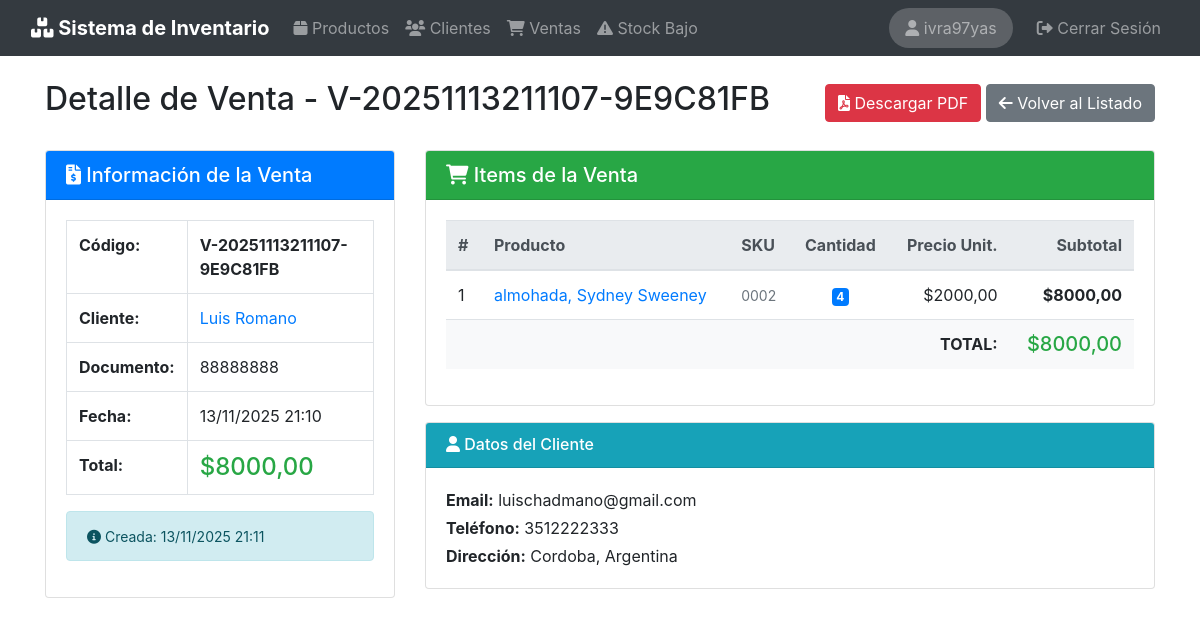
The app's page /ventas/3/ (signed in) with its own data.
### ventas/models.py (models this page shows, shortened)
class Venta(models.Model):
    codigo_venta = models.CharField(
        "Código de Venta",
        max_length=50,
        unique=True,
        editable=False,
        help_text="Código único de la venta"
    )
    cliente = models.ForeignKey(
        Cliente,
        on_delete=models.PROTECT,
        related_name='ventas',
        verbose_name="Cliente"
    )
    fecha = models.DateTimeField("Fecha de Venta", default=timezone.now)
    total = models.DecimalField(
        "Total",
        max_digits=10,
        decimal_places=2,
        default=0,
        help_text="Total de la venta"
    )
    fecha_creacion = models.DateTimeField("Fecha de creación", auto_now_add=True)
    class Meta:
        verbose_name = 'Venta'
        verbose_name_plural = 'Ventas'
        ordering = ['-fecha']

class ItemVenta(models.Model):
    venta = models.ForeignKey(
        Venta,
        on_delete=models.CASCADE,
        related_name='items',
        verbose_name="Venta"
    )
    producto = models.ForeignKey(
        Producto,
        on_delete=models.PROTECT,
        verbose_name="Producto"
    )
    cantidad = models.IntegerField("Cantidad", default=1)
    precio_unitario = models.DecimalField(
        "Precio Unitario",
        max_digits=10,
        decimal_places=2,
        help_text="Precio del producto al momento de la venta"
    )
    subtotal = models.DecimalField(
        "Subtotal",
        max_digits=10,
        decimal_places=2,
        default=0
    )
    class Meta:
        verbose_name = 'Item de Venta'
        verbose_name_plural = 'Items de Venta'
        ordering = ['id']

### clientes/models.py (models this page shows, shortened)
class Cliente(models.Model):
    nombre = models.CharField("Nombre", max_length=100)
    apellido = models.CharField("Apellido", max_length=100)
    numero_documento = models.CharField(
        "Número de Documento",
        max_length=20,
        unique=True,
        help_text="Número de documento único del cliente"
    )
    email = models.EmailField(
        "E-mail",
        max_length=254,
        validators=[EmailValidator()],
        help_text="Correo electrónico del cliente"
    )
    telefono = models.CharField(
        "Teléfono",
        max_length=20,
        help_text="Número de teléfono de contacto"
    )
    direccion = models.TextField(
        "Dirección",
        max_length=300,
        help_text="Dirección completa del cliente"
    )
    fecha_creacion = models.DateTimeField("Fecha de creación", auto_now_add=True)
    fecha_actualizacion = models.DateTimeField("Última actualización", auto_now=True)
    class Meta:
        verbose_name = 'Cliente'
        verbose_name_plural = 'Clientes'
        ordering = ['apellido', 'nombre']
    @property
    def nombre_completo(self):
        return f"{self.nombre} {self.apellido}"

### productos/models.py (models this page shows, shortened)
class Producto(models.Model):
    sku = models.CharField("SKU", max_length=50, unique=True, help_text="Código de identificación único")
    nombre = models.CharField("Nombre", max_length=50)
    descripcion = models.CharField("Descripcion", max_length=200)
    precio = models.DecimalField("Precio", max_digits=10, decimal_places=2)
    stock = models.IntegerField(default=0)
    stock_minimo = models.IntegerField(default=5, verbose_name="Stock Minimo")
    imagen = models.ImageField(
        "Imagen",
        upload_to=get_image_path,
        validators=[validate_image_size],
        blank=True,
        null=True,
        help_text="Formatos permitidos: jpg, png, gif. Tamaño maximo: 5MB"
    )
    fecha_creacion = models.DateTimeField("Fecha de creacion", auto_now_add=True)
    fecha_actualizacion = models.DateTimeField("Fecha de creacion", auto_now=True)
    class Meta:
        verbose_name = 'Producto'
        verbose_name_plural = 'Productos'
        ordering = ['nombre']

### ventas/views.py (the view)
# urls.py: path('<int:pk>/', views.VentaDetailView.as_view(), name='venta_detail'),
class VentaDetailView(LoginRequiredMixin, DetailView):
    model = Venta
    template_name = "ventas/venta_detail.html"
    context_object_name = "venta"
    def get_context_data(self, **kwargs):
        context = super().get_context_data(**kwargs)
        context['items'] = self.object.items.select_related('producto').all()
        return context

### templates/ventas/venta_detail.html (shortened to what this page needs)
{% extends 'base.html' %}
{% load bootstrap4 %}
{% block header %}Detalle de Venta - {{ venta.codigo_venta }}{% endblock %}
{% block extra_buttons %}
<div>
    <a href="{% url 'ventas:venta_pdf' venta.pk %}" class="btn btn-danger" target="_blank">
        <i class="fas fa-file-pdf"></i> Descargar PDF
    </a>
    <a href="{% url 'ventas:venta_list' %}" class="btn btn-secondary">
        <i class="fas fa-arrow-left"></i> Volver al Listado
    </a>
</div>
{% endblock %}
{% block content %}
<div class="row">
    <div class="col-md-4">
        <div class="card">
            <div class="card-header bg-primary text-white">
                <h5 class="mb-0"><i class="fas fa-file-invoice-dollar"></i> Información de la Venta</h5>
            </div>
            <div class="card-body">
                <table class="table table-bordered">
                    <tr>
                        <th>Código:</th>
                        <td><strong>{{ venta.codigo_venta }}</strong></td>
                    </tr>
                    <tr>
                        <th>Cliente:</th>
                        <td>
                            <a href="{% url 'clientes:cliente_detail' venta.cliente.pk %}">
                                {{ venta.cliente.nombre_completo }}
                            </a>
                        </td>
                    </tr>
                    <tr>
                        <th>Documento:</th>
                        <td>{{ venta.cliente.numero_documento }}</td>
                    </tr>
                    <tr>
                        <th>Fecha:</th>
                        <td>{{ venta.fecha|date:"d/m/Y H:i" }}</td>
                    </tr>
                    <tr>
                        <th>Total:</th>
                        <td><strong class="text-success h4">${{ venta.total }}</strong></td>
                    </tr>
                </table>
                <div class="alert alert-info mt-3">
                    <small>
                        <i class="fas fa-info-circle"></i>
                        Creada: {{ venta.fecha_creacion|date:"d/m/Y H:i" }}
                    </small>
                </div>
            </div>
        </div>
    </div>
    <div class="col-md-8">
        <div class="card">
            <div class="card-header bg-success text-white">
                <h5 class="mb-0"><i class="fas fa-shopping-cart"></i> Items de la Venta</h5>
            </div>
            <div class="card-body">
                {% if items %}
                <div class="table-responsive">
                    <table class="table table-hover">
                        <thead class="thead-light">
                            <tr>
                                <th>#</th>
                                <th>Producto</th>
                                <th>SKU</th>
                                <th class="text-center">Cantidad</th>
                                <th class="text-right">Precio Unit.</th>
                                <th class="text-right">Subtotal</th>
                            </tr>
                        </thead>
                        <tbody>
                            {% for item in items %}
                            <tr>
                                <td>{{ forloop.counter }}</td>
                                <td>
                                    <a href="{% url 'productos:producto_detail' item.producto.pk %}">
                                        {{ item.producto.nombre }}
                                    </a>
                                </td>
                                <td><small class="text-muted">{{ item.producto.sku }}</small></td>
                                <td class="text-center">
                                    <span class="badge badge-primary">{{ item.cantidad }}</span>
                                </td>
                                <td class="text-right">${{ item.precio_unitario }}</td>
                                <td class="text-right"><strong>${{ item.subtotal }}</strong></td>
                            </tr>
                            {% endfor %}
                        </tbody>
                        <tfoot class="bg-light">
                            <tr>
                                <td colspan="5" class="text-right"><strong>TOTAL:</strong></td>
                                <td class="text-right">
                                    <strong class="text-success h5">${{ venta.total }}</strong>
                                </td>
                            </tr>
                        </tfoot>
                    </table>
                </div>
                {% else %}
                <div class="alert alert-warning">
                    <i class="fas fa-exclamation-triangle"></i> Esta venta no tiene items.
                </div>
                {% endif %}
            </div>
        </div>
        <div class="card mt-3">
            <div class="card-header bg-info text-white">
                <h6 class="mb-0"><i class="fas fa-user"></i> Datos del Cliente</h6>
            </div>
            <div class="card-body">
                <p class="mb-1"><strong>Email:</strong> {{ venta.cliente.email }}</p>
                <p class="mb-1"><strong>Teléfono:</strong> {{ venta.cliente.telefono }}</p>
                <p class="mb-0"><strong>Dirección:</strong> {{ venta.cliente.direccion }}</p>
            </div>
        </div>
    </div>
</div>
{% endblock %}

### templates/base.html (shortened to what this page needs)
{% load bootstrap4 %}
{% load static %}
<!DOCTYPE html>
<html lang="es">
<head>
    {% bootstrap_css %}
    <link rel="stylesheet" href="https://cdnjs.cloudflare.com/ajax/libs/font-awesome/6.0.0/css/all.min.css">
</head>
<body>
    <nav class="navbar navbar-expand-lg navbar-dark bg-dark">
        <div class="container-fluid">
            <a class="navbar-brand" href="{% url 'productos:producto_list' %}">
                <i class="fas fa-boxes"></i> Sistema de Inventario
            </a>
            <div class="collapse navbar-collapse" id="navbarNav">
                <ul class="navbar-nav mr-auto">
                    <li class="nav-item">
                        <a class="nav-link" href="{% url 'productos:producto_list' %}">
                            <i class="fas fa-box"></i> Productos
                        </a>
                    </li>
                    <li class="nav-item">
                        <a class="nav-link" href="{% url 'clientes:cliente_list' %}">
                            <i class="fas fa-users"></i> Clientes
                        </a>
                    </li>
                    <li class="nav-item">
                        <a class="nav-link" href="{% url 'ventas:venta_list' %}">
                            <i class="fas fa-shopping-cart"></i> Ventas
                        </a>
                    </li>
                    <li class="nav-item">
                        <a class="nav-link" href="{% url 'productos:stock_bajo_list' %}">
                            <i class="fas fa-exclamation-triangle"></i> Stock Bajo
                        </a>
                    </li>
                </ul>
                <ul class="navbar-nav ml-auto">
                    {% if user.is_authenticated %}
                    <li class="nav-item">
                        <span class="navbar-text user-badge mr-3">
                            <i class="fas fa-user"></i> {{ user.username }}
                        </span>
                    </li>
                    <li class="nav-item">
                        <a class="nav-link" href="{% url 'account_logout' %}">
                            <i class="fas fa-sign-out-alt"></i> Cerrar Sesión
                        </a>
                    </li>
                    {% else %}
                    <li class="nav-item">
                        <a class="nav-link" href="{% url 'account_login' %}">
                            <i class="fas fa-sign-in-alt"></i> Iniciar Sesión
                        </a>
                    </li>
                    {% endif %}
                </ul>
            </div>
        </div>
    </nav>
    <div class="container mt-4">
        {% block page_header %}
        <div class="d-flex justify-content-between align-items-center mb-4">
            <h2>{% block header %}{% endblock %}</h2>
            {% block extra_buttons %}{% endblock %}
        </div>
        {% endblock %}
        {% block content %}
        {% endblock %}
    </div>
</body>
</html>

### templates/base.html (style rules this page uses)
.navbar-brand { font-weight: bold; }
.table-responsive { overflow-x: auto; }
.user-badge { background-color: rgba(255, 255, 255, 0.2); padding: 0.5rem 1rem; border-radius: 20px; }

### records on screen
Venta: codigo_venta "V-20251113211107-9E9C81FB", cliente.nombre_completo "Luis Romano", cliente.numero_documento "88888888", fecha "13/11/2025 21:10", total "8000,00", fecha_creacion "13/11/2025 21:11", cliente.email "luischadmano@gmail.com", cliente.telefono "3512222333", cliente.direccion "Cordoba, Argentina"
ItemVenta: producto.nombre "almohada, Sydney Sweeney", producto.sku "0002", cantidad "4", precio_unitario "2000,00", subtotal "8000,00"

### other values on screen
{{ user.username }} "ivra97yas"
